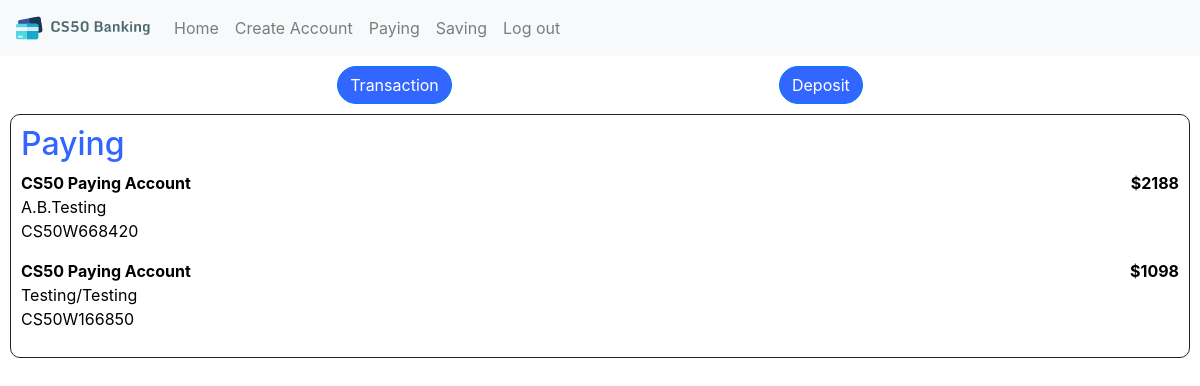
Page /paying (signed in) on the committed database.
### bank/models.py (models this page shows, shortened)
class Bankaccount(models.Model):
    holder = models.ManyToManyField('User', blank=False, related_name="account")
    holder_name = models.CharField(max_length=150)
    name = models.CharField(max_length=50)
    number = models.CharField(max_length=18, unique=True)
    amount = models.IntegerField()
    type = models.CharField(max_length=4)
    interest = models.IntegerField()

### bank/views.py (the view)
# urls.py: path("paying", views.paying, name="paying"),
def paying(request):
    user = User.objects.get(pk=request.user.id)
    return render(request, "bank/index.html", {
        "user": user,
        "paying": True,
        "saving": False,
        "paying_accounts": user.account.filter(type = "Pay")
    })

### bank/templates/bank/index.html (shortened to what this page needs)
{% extends "bank/layout.html" %}
{% load static %}
{% block body %}
    <div id"index_container">
        <div id="index_actions">
            <form action="{% url 'transaction' %}">
                <button type="submit" class="btn btn-primary btn-rounded">Transaction</button>
            </form>
            <form action="{% url 'deposit' %}">
                <button type="submit" class="btn btn-primary btn-rounded">Deposit</button>
            </form>
        </div>
        {% if paying %}
            <div id="index_paying">
                <h2>Paying</h2>
                {% for account in paying_accounts %}
                    <a id="account_href" href="{% url 'account' id=account.id %}">
                        <div id="paying_account{{ account.id }}">
                            <div id="paying_account_flex">
                                <b>{{ account.name }}</b>
                                <b>${{ account.amount }}</b>
                            </div>
                            <p>
                                {{ account.holder_name }}<br>
                                {{ account.number }}
                            </p>
                        </div>
                    </a>
                {% endfor %}
            </div>
        {% endif %}
    </div>
{% endblock %}

### bank/static/bank/styles.css (style rules this page uses)
#index_paying, #index_saving, #account_transactions, .transaction_extra { border: 1px solid; border-radius: 10px; margin: 10px; padding: 10px; }
#index_actions { margin: 10px; }
#paying_account_flex, #saving_account_flex, .transaction_flex { display: flex; flex-direction: row; justify-content: space-between; cursor: pointer; }
#account_href:link, #account_href:hover, #account_href:visited, #account_href:active { color: black; text-decoration: none; }
#account_actions, #index_actions { display: flex; flex-direction: row; justify-content: space-evenly; }
h2 { color: rgb(51, 102, 255); }
.btn { background-color: rgb(51, 102, 255) !important; border-radius: 40px !important; }

### rows in the picture
Bankaccount: name "CS50 Paying Account", amount "2188", holder_name "A.B.Testing", number "CS50W668420"
Bankaccount: name "CS50 Paying Account", amount "1098", holder_name "Testing/Testing", number "CS50W166850"
